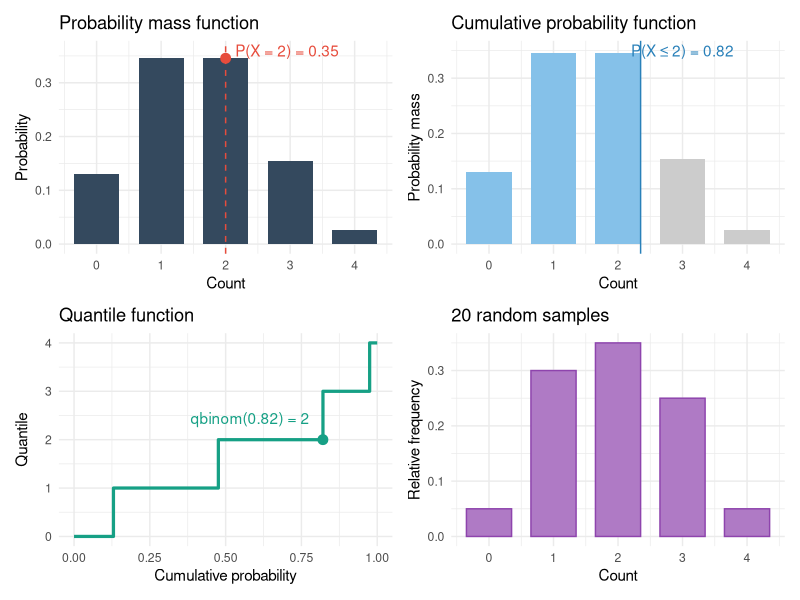
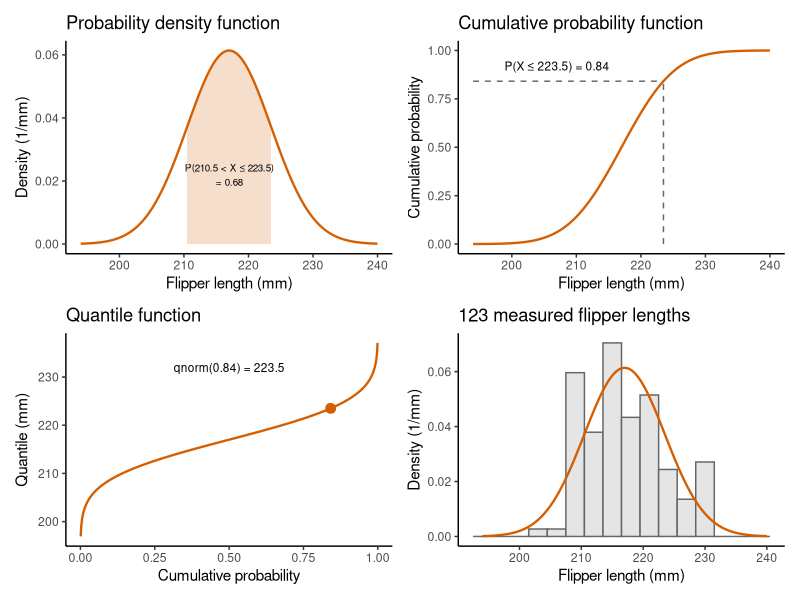
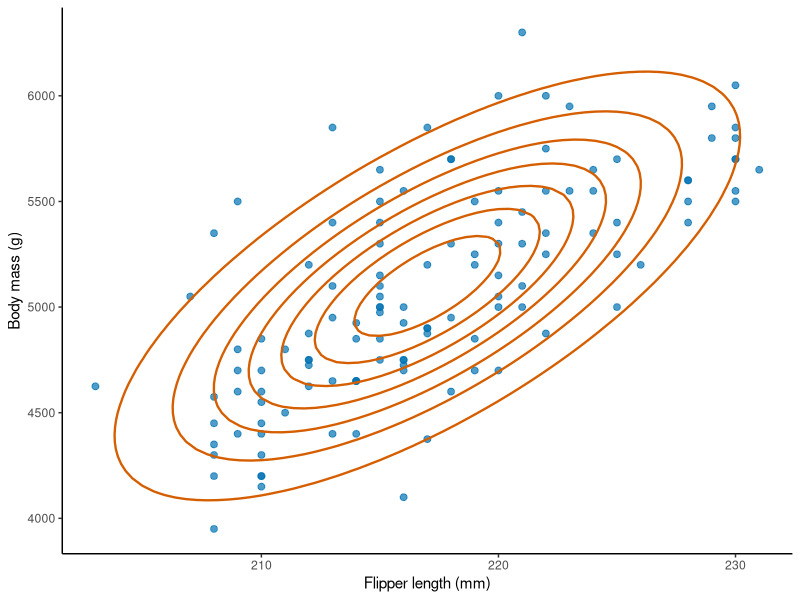

Reproduce these figures in R, in order.
## ---- chunk 1
#| include: false
# Load ggplot2 for the consistently formatted rendered figures in this chapter.
library(ggplot2)
## ---- chunk 2
#| echo: false
#| label: fig-four_faces
#| fig-cap: "The four faces of a Binomial distribution with $n = 4$ and $p = 0.4$."
library(ggplot2)
library(patchwork)

# Distribution parameters and a chosen cutoff
size = 4
prob = 0.4
cutoff = 2

# Probabilities at each possible number of successes
binomial = data.frame(
  x = 0:size,
  probability = dbinom(0:size, size = size, prob = prob),
  cumulative_probability = pbinom(0:size, size = size, prob = prob)
)

# Cumulative probability at the chosen cutoff
p_cutoff = pbinom(cutoff, size = size, prob = prob)

# Panel 1: probability mass function
p1 = ggplot(binomial, aes(x = x, y = probability)) +
  geom_col(fill = "#34495e", width = 0.7) +
  geom_vline(xintercept = cutoff, linetype = "dashed", colour = "#e74c3c") +
  geom_point(
    data = subset(binomial, x == cutoff),
    colour = "#e74c3c",
    size = 3
  ) +
  annotate(
    "text", x = 2.15, y = 0.36,
    label = paste0(
      "P(X = ", cutoff, ") = ",
      round(dbinom(cutoff, size, prob), 2)
    ),
    colour = "#e74c3c",
    hjust = 0
  ) +
  scale_x_continuous(breaks = 0:size) +
  labs(
    title = "Probability mass function",
    x = "Count",
    y = "Probability"
  ) +
  theme_minimal()

# Panel 2: cumulative probability
p2 = ggplot(binomial, aes(x = x, y = probability)) +
  geom_col(
    aes(fill = x <= cutoff),
    width = 0.7,
    show.legend = FALSE
  ) +
  geom_vline(xintercept = cutoff + 0.35, colour = "#2980b9") +
  annotate(
    "text", x = 3, y = 0.35,
    label = paste0(
      "P(X \u2264 ", cutoff, ") = ",
      round(p_cutoff, 2)
    ),
    colour = "#2980b9"
  ) +
  scale_fill_manual(values = c("TRUE" = "#85c1e9", "FALSE" = "grey80")) +
  scale_x_continuous(breaks = 0:size) +
  labs(
    title = "Cumulative probability function",
    x = "Count",
    y = "Probability mass"
  ) +
  theme_minimal()

# Panel 3: quantile function
probabilities = seq(0, 1, length.out = 1001)

quantiles = data.frame(
  p = probabilities,
  quantile = qbinom(probabilities, size = size, prob = prob)
)

p3 = ggplot(quantiles, aes(x = p, y = quantile)) +
  geom_step(colour = "#16a085", linewidth = 1.1) +
  geom_point(
    data = data.frame(p = p_cutoff, quantile = cutoff),
    colour = "#16a085",
    size = 3
  ) +
  annotate(
    "text", x = 0.58, y = 2.45,
    label = paste0(
      "qbinom(", round(p_cutoff, 2), ") = ", cutoff
    ),
    colour = "#16a085"
  ) +
  scale_y_continuous(breaks = 0:size) +
  labs(
    title = "Quantile function",
    x = "Cumulative probability",
    y = "Quantile"
  ) +
  theme_minimal()

# Panel 4: simulated random sample
set.seed(42)

sample_data = data.frame(
  x = rbinom(20, size = size, prob = prob)
)

# Calculate the relative frequency of each possible outcome
sample_frequency = data.frame(
  x = 0:size,
  relative_frequency = tabulate(
    sample_data$x + 1,
    nbins = size + 1
  ) / nrow(sample_data)
)

p4 = ggplot(sample_frequency, aes(x = x, y = relative_frequency)) +
  geom_col(fill = "#af7ac5", colour = "#8e44ad", width = 0.7) +
  scale_x_continuous(breaks = 0:size) +
  labs(
    title = "20 random samples",
    x = "Count",
    y = "Relative frequency"
  ) +
  theme_minimal()

(p1 | p2) / (p3 | p4)
## ---- chunk 3
flower_count = 6
fruit_set_probability = 0.5

# Calculate an exact probability, a cumulative probability, and a quantile.
dbinom(x = 4, size = flower_count, prob = fruit_set_probability) # 0.23
pbinom(q = 4, size = flower_count, prob = fruit_set_probability) # 0.89
qbinom(p = 0.75, size = flower_count, prob = fruit_set_probability) # 4
## ---- chunk 4
# Load the penguin data and keep the Gentoo penguins.
data(penguins, package = "datasets")
gentoo = penguins[penguins$species == "Gentoo", ]

# Count the penguins without a flipper length and remove them.
sum(is.na(gentoo$flipper_len))
gentoo = gentoo[!is.na(gentoo$flipper_len), ]
nrow(gentoo)
## ---- chunk 5
# Density of the flipper length model at 217 mm (units: 1/mm).
dnorm(x = 217, mean = 217, sd = 6.5)
## ---- chunk 6
# The same model with flipper length in centimetres (units: 1/cm).
dnorm(x = 21.7, mean = 21.7, sd = 0.65)
## ---- chunk 7
# Subtract two cumulative probabilities to obtain the probability of an interval.
pnorm(q = 223.5, mean = 217, sd = 6.5) - pnorm(q = 210.5, mean = 217, sd = 6.5)

# Use the upper tail for the probability of a length above 230 mm.
pnorm(q = 230, mean = 217, sd = 6.5, lower.tail = FALSE)
## ---- chunk 8
#| echo: false
#| label: fig-four_faces_normal
#| fig-cap: "The four faces of a Normal distribution for the flipper length of Gentoo penguins with a mean of 217 mm and a standard deviation of 6.5 mm. The fourth panel shows the 123 measured flipper lengths in place of a simulated sample."
library(ggplot2)
library(patchwork)

# Distribution parameters, a highlighted interval and a chosen cutoff
mean_flipper = 217
sd_flipper = 6.5
interval_lower = 210.5
interval_upper = 223.5
cutoff = 223.5

# Density and cumulative probability over a range of flipper lengths
normal = data.frame(x = seq(from = 194, to = 240, length.out = 461))
normal$density = dnorm(normal$x, mean = mean_flipper, sd = sd_flipper)
normal$cumulative_probability = pnorm(normal$x, mean = mean_flipper, sd = sd_flipper)

# Probability of the highlighted interval and cumulative probability at the cutoff
p_interval = pnorm(interval_upper, mean = mean_flipper, sd = sd_flipper) -
  pnorm(interval_lower, mean = mean_flipper, sd = sd_flipper)
p_cutoff = pnorm(cutoff, mean = mean_flipper, sd = sd_flipper)

# Panel 1: probability density function with an interval probability as an area
p1 = ggplot(normal, aes(x = x, y = density)) +
  geom_area(
    data = subset(normal, x >= interval_lower & x <= interval_upper),
    fill = "#D55E00",
    alpha = 0.2
  ) +
  geom_line(colour = "#D55E00", linewidth = 0.8) +
  annotate(
    "text", x = 217, y = 0.022,
    label = paste0("P(210.5 < X ≤ 223.5)\n= ", round(p_interval, 2)),
    size = 2.5
  ) +
  labs(
    title = "Probability density function",
    x = "Flipper length (mm)",
    y = "Density (1/mm)"
  ) +
  theme_classic()

# Panel 2: cumulative probability function
p2 = ggplot(normal, aes(x = x, y = cumulative_probability)) +
  geom_line(colour = "#D55E00", linewidth = 0.8) +
  annotate(
    "segment", x = cutoff, xend = cutoff, y = 0, yend = p_cutoff,
    linetype = "dashed", colour = "grey40"
  ) +
  annotate(
    "segment", x = 194, xend = cutoff, y = p_cutoff, yend = p_cutoff,
    linetype = "dashed", colour = "grey40"
  ) +
  annotate(
    "text", x = 207, y = 0.92,
    label = paste0("P(X ≤ ", cutoff, ") = ", round(p_cutoff, 2)),
    size = 3
  ) +
  labs(
    title = "Cumulative probability function",
    x = "Flipper length (mm)",
    y = "Cumulative probability"
  ) +
  theme_classic()

# Panel 3: quantile function
probabilities = seq(0.001, 0.999, length.out = 999)

quantiles = data.frame(
  p = probabilities,
  quantile = qnorm(probabilities, mean = mean_flipper, sd = sd_flipper)
)

p3 = ggplot(quantiles, aes(x = p, y = quantile)) +
  geom_line(colour = "#D55E00", linewidth = 0.8) +
  geom_point(
    data = data.frame(p = p_cutoff, quantile = cutoff),
    colour = "#D55E00",
    size = 3
  ) +
  annotate(
    "text", x = 0.5, y = 232,
    label = paste0("qnorm(", round(p_cutoff, 2), ") = ", cutoff),
    size = 3
  ) +
  labs(
    title = "Quantile function",
    x = "Cumulative probability",
    y = "Quantile (mm)"
  ) +
  theme_classic()

# Panel 4: the measured flipper lengths as a density-scaled histogram
sample_data = data.frame(x = gentoo$flipper_len)

p4 = ggplot(sample_data, aes(x = x)) +
  geom_histogram(
    aes(y = after_stat(density)),
    binwidth = 3,
    boundary = 201.5,
    fill = "grey90",
    colour = "grey40"
  ) +
  geom_line(
    data = normal,
    aes(x = x, y = density),
    colour = "#D55E00",
    linewidth = 0.8
  ) +
  labs(
    title = "123 measured flipper lengths",
    x = "Flipper length (mm)",
    y = "Density (1/mm)"
  ) +
  theme_classic()

(p1 | p2) / (p3 | p4)
## ---- chunk 9
# Calculate an upper-tail probability and a lower-tail quantile.
pnorm(q = 225, mean = 217, sd = 6.5, lower.tail = FALSE)
qnorm(p = 0.10, mean = 217, sd = 6.5)
## ---- chunk 10
#| echo: false
#| label: fig-joint_density
#| fig-cap: "Joint distribution of the flipper length and the body mass of Gentoo penguins. The lines are contours of the joint density of a bivariate Normal distribution with a correlation of 0.7 and the points are the 123 measured penguins."
# Parameters of the joint distribution of flipper length (mm) and body mass (g).
mean_flipper = 217
sd_flipper = 6.5
mean_mass = 5100
sd_mass = 500
rho = 0.7

# Calculate the joint density on a grid of flipper length and body mass combinations.
density_grid = expand.grid(
  flipper_len = seq(from = 195, to = 240, length.out = 100),
  body_mass = seq(from = 3400, to = 6800, length.out = 100)
)
z_x = (density_grid$flipper_len - mean_flipper) / sd_flipper
z_y = (density_grid$body_mass - mean_mass) / sd_mass
density_grid$joint_density =
  exp(-(z_x^2 - 2 * rho * z_x * z_y + z_y^2) / (2 * (1 - rho^2))) /
  (2 * pi * sd_flipper * sd_mass * sqrt(1 - rho^2))

# Plot the measured penguins with the contours of the joint density.
ggplot(gentoo, aes(x = flipper_len, y = body_mass)) +
  geom_point(colour = "#0072B2", alpha = 0.7, size = 2) +
  geom_contour(
    data = density_grid,
    aes(z = joint_density),
    colour = "#D55E00",
    linewidth = 0.8,
    bins = 8
  ) +
  labs(x = "Flipper length (mm)", y = "Body mass (g)") +
  theme_classic()
## ---- chunk 11
# Use the Binomial probability mass to calculate a weighted average.
seed_count = 4
seed_survival_probability = 0.4
seed_values = seq.int(from = 0, to = seed_count)
seed_probability = dbinom(
  x = seed_values,
  size = seed_count,
  prob = seed_survival_probability
)
expected_value = sum(seed_values * seed_probability)
expected_value
## ---- chunk 12
# Weight each squared distance from the mean by its probability.
variance = sum((seed_values - expected_value)^2 * seed_probability)
variance
## ---- chunk 13
# Integrate x times the density to obtain the mean of the flipper length model.
expected_flipper = integrate(
  f = function(x) x * dnorm(x = x, mean = 217, sd = 6.5),
  lower = 150, upper = 280
)$value
expected_flipper

# Integrate the squared distance from the mean times the density to obtain the variance.
flipper_variance = integrate(
  f = function(x) (x - expected_flipper)^2 * dnorm(x = x, mean = 217, sd = 6.5),
  lower = 150, upper = 280
)$value
flipper_variance
## ---- chunk 14
# Calculate the probability mass for all possible totals.
fruit_count_values = seq.int(from = 0, to = 16)
fruit_probabilities = dbinom(
  x = fruit_count_values,
  size = 16,
  prob = 0.6
)

expected_fruit_count = sum(fruit_count_values * fruit_probabilities)
fruit_count_variance = sum(
  (fruit_count_values - expected_fruit_count)^2 * fruit_probabilities
)

expected_fruit_count
fruit_count_variance
## ---- chunk 15
# Load the salamander counts and keep one species at the sites without mining.
data(Salamanders, package = "glmmTMB")
spring_salamanders = Salamanders[Salamanders$spp == "GP" & Salamanders$mined == "no", ]
counts = spring_salamanders$count
length(counts)

# Compare the sample variance with the sample mean.
sample_mean = mean(counts)
sample_variance = var(counts)
dispersion_ratio = sample_variance / sample_mean
c(sample_mean, sample_variance, dispersion_ratio)
